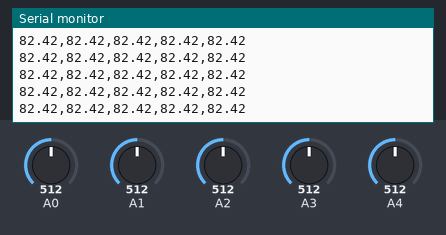
Simulated run of this sketch. Board: Arduino Uno, built with avr-gcc and run on an emulated ATmega328P. Parts: the last lines printed to the serial monitor. The inputs (shaded band) are chosen by the test bench; at power-on: A0 = 512, A2 = 512, A1 = 512, A3 = 512, A4 = 512.

Above: at 1.2 s.
1.3 s: A0 set to 386
At 1.9 s:
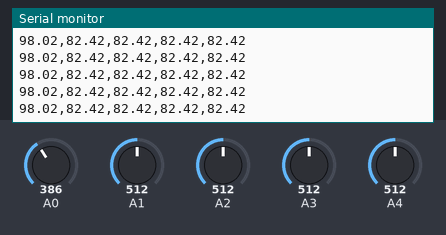
4.3 s: A0 set to 364
At 5.2 s:
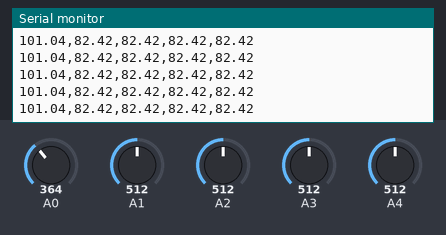
10.3 s: A2 set to 380
At 11.1 s:
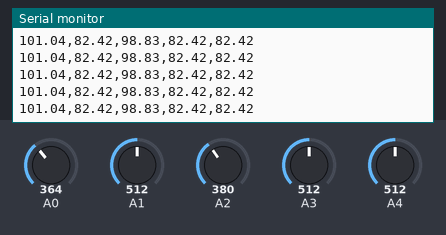
11.8 s: A2 set to 363
At 12.3 s:
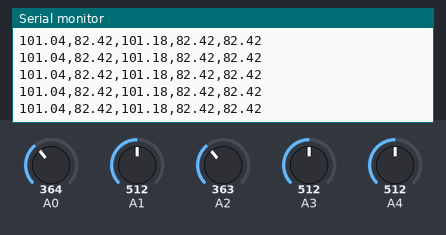
Timing chart, 0 to 14.8 s (numbered marks = the images above; inputs shaded):
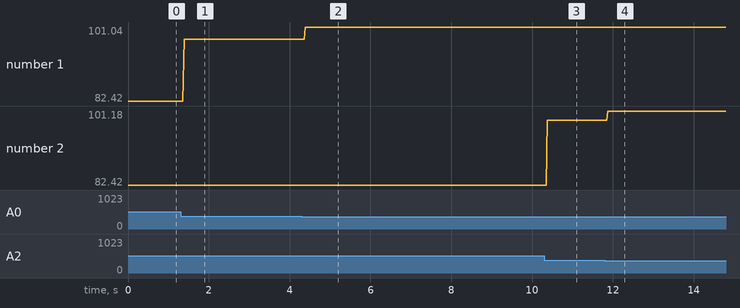

Measured:
- after the input at 1.3 s, the serial monitor: prints a new line after 0.09 s (image 1)
- after the input at 4.3 s, the serial monitor: prints a new line after 0.09 s (image 2)
- after the input at 10.3 s, the serial monitor: prints a new line after 0.08 s (image 3)
- after the input at 11.8 s, the serial monitor: prints a new line after 0.08 s (image 4)
- plotted number 1: 82.42 → 98.02 after the input at 1.3 s, 98.02 → 101.04 after the input at 4.3 s
- plotted number 2: 82.42 → 98.83 after the input at 10.3 s, 98.83 → 101.18 after the input at 11.8 s

The sketch:

main.ino
```cpp
#include "ntc.h"

Ntc termistor1(Termistor1pin);
Ntc termistor2(Termistor2pin);
Ntc termistor3(Termistor3pin);
Ntc termistor4(Termistor4pin);
Ntc termistor5(Termistor5pin);

float TempResultSensor1,TempResultSensor2,TempResultSensor3,TempResultSensor4,TempResultSensor5;

void setup() {

Serial.begin(9600);

}

void loop() {
  TempResultSensor1=termistor1.TemperatureCalc(Termistor1pin,&TempResultSensor1);
  TempResultSensor2=termistor2.TemperatureCalc(Termistor2pin,&TempResultSensor2);
  TempResultSensor3=termistor3.TemperatureCalc(Termistor3pin,&TempResultSensor3);
  TempResultSensor4=termistor4.TemperatureCalc(Termistor4pin,&TempResultSensor4);
  TempResultSensor5=termistor5.TemperatureCalc(Termistor5pin,&TempResultSensor5);

  Serial.print(TempResultSensor1);Serial.print(",");
  Serial.print(TempResultSensor2);Serial.print(",");
  Serial.print(TempResultSensor3);Serial.print(",");
  Serial.print(TempResultSensor4);Serial.print(",");
  Serial.println(TempResultSensor5);
}
```

ntc.cpp
```cpp
#include "ntc.h"

Ntc::Ntc(int TermistorPin)
{
  pinMode(TermistorPin,INPUT);
  beta=(log(RT1/RT2))/((1/T1)-(1/T2));
  Rinf=R0*exp(-beta/T0);
}

float Ntc::TemperatureCalc(int TermistorPin,float *TempResult){
  Vout=Vin*((float)(analogRead(TermistorPin))/1024.0); // calc for ntc
  Rout=(Rt*Vout/(Vin-Vout));

  TempK=(beta/log(Rout/Rinf)); // calc for temperature
  TempC=TempK-273.15;
  *TempResult=TempC;
}
```

ntc.h
```cpp
#ifndef ntc_h
#define ntc_h

#define Termistor1pin 0
#define Termistor2pin 1
#define Termistor3pin 2
#define Termistor4pin 3
#define Termistor5pin 4

#if ARDUINO >= 100
  #include "Arduino.h"
#else
  #include "WProgram.h"
#endif

class Ntc
{
private:
  float Vin=5.0;     // [V]
  float Rt=10000;    // Resistor t [ohm]
  float R0=100000;    // value of rct in T0 [ohm]
  float T0=298.15;   // use T0 in Kelvin [K]
  float Vout=0.0;    // Vout in A0
  float Rout=0.0;    // Rout in A0
  // use the datasheet to get this data.
  float T1=273.15;      // [K] in datasheet 0º C
  float T2=373.15;      // [K] in datasheet 100° C
  float RT1=35563;   // [ohms]  resistence in T1
  float RT2=549;    // [ohms]   resistence in T2
  float beta=0.0;    // initial parameters [K]
  float Rinf=0.0;    // initial parameters [ohm]
  float TempK=0.0;   // variable output
  float TempC=0.0;   // variable output

public:
  Ntc(int TermistorPin);
  float TemperatureCalc(int TermistorPin,float *TermistorResult);
};

#endif
```
